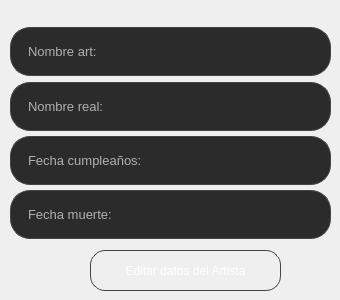
       <widget class="QWidget" name="page_5">
        <widget class="QLabel" name="caja_fechaMuerte_person">
         <property name="geometry">
          <rect>
           <x>10</x>
           <y>190</y>
           <width>321</width>
           <height>49</height>
          </rect>
         </property>
         <property name="styleSheet">
          <string notr="true">QLabel {
    background-color: #2b2b2b;
    border: 1px solid #444444;
    border-radius: 20px;
    padding-left: 14px;
    color: #ffffff;
}</string>
         </property>
         <property name="text">
          <string>&lt;html&gt;&lt;head/&gt;&lt;body&gt;&lt;p&gt;&lt;span style=&quot; font-size:10pt; color:#b0b0b0;&quot;&gt;Fecha muerte: &lt;/span&gt;&lt;/p&gt;&lt;/body&gt;&lt;/html&gt;</string>
         </property>
        </widget>
        <widget class="QLabel" name="caja_nombreArt_person">
         <property name="geometry">
          <rect>
           <x>10</x>
           <y>27</y>
           <width>321</width>
           <height>49</height>
          </rect>
         </property>
         <property name="styleSheet">
          <string notr="true">QLabel {
    background-color: #2b2b2b;
    border: 1px solid #444444;
    border-radius: 20px;
    padding-left: 14px;
    color: #ffffff;
}</string>
         </property>
         <property name="text">
          <string>&lt;html&gt;&lt;head/&gt;&lt;body&gt;&lt;p&gt;&lt;span style=&quot; font-size:10pt; color:#b0b0b0;&quot;&gt;Nombre art:&lt;/span&gt;&lt;/p&gt;&lt;/body&gt;&lt;/html&gt;</string>
         </property>
        </widget>
        <widget class="QLabel" name="caja_fechaCumple_person">
         <property name="geometry">
          <rect>
           <x>10</x>
           <y>136</y>
           <width>321</width>
           <height>49</height>
          </rect>
         </property>
         <property name="styleSheet">
          <string notr="true">QLabel {
    background-color: #2b2b2b;
    border: 1px solid #444444;
    border-radius: 20px;
    padding-left: 14px;
    color: #ffffff;
}</string>
         </property>
         <property name="text">
          <string>&lt;html&gt;&lt;head/&gt;&lt;body&gt;&lt;p&gt;&lt;span style=&quot; font-size:10pt; color:#b0b0b0;&quot;&gt;Fecha cumpleaños:&lt;/span&gt;&lt;/p&gt;&lt;/body&gt;&lt;/html&gt;</string>
         </property>
        </widget>
        <widget class="QLabel" name="caja_nombreReal_person">
         <property name="geometry">
          <rect>
           <x>10</x>
           <y>82</y>
           <width>321</width>
           <height>49</height>
          </rect>
         </property>
         <property name="styleSheet">
          <string notr="true">QLabel {
    background-color: #2b2b2b;
    border: 1px solid #444444;
    border-radius: 20px;
    padding-left: 14px;
    color: #ffffff;
}</string>
         </property>
         <property name="text">
          <string>&lt;html&gt;&lt;head/&gt;&lt;body&gt;&lt;p&gt;&lt;span style=&quot; font-size:10pt; color:#b0b0b0;&quot;&gt;Nombre real: &lt;/span&gt;&lt;/p&gt;&lt;/body&gt;&lt;/html&gt;</string>
         </property>
        </widget>
        <widget class="QPushButton" name="editButton_person">
         <property name="geometry">
          <rect>
           <x>90</x>
           <y>250</y>
           <width>191</width>
           <height>41</height>
          </rect>
         </property>
         <property name="styleSheet">
          <string notr="true">QPushButton {
    border-radius: 15px; 
    border: 1px solid #444444;
    background-color: qlineargradient(x1:0, y1:0, x2:0, y2:1,
                                      stop:0 #3c3c3c, 
                                      stop:0.5 #2b2b2b, 
                                      stop:1.0 #222222);
    padding: 5px; 
    color: #ffffff; 
}

QPushButton:hover {
    background-color: #2980b9; 
    color: #ffffff;
}

QPushButton:pressed {
    background-color: #1f618d; 
    color: #ffffff;
    padding-top: 8px; 
    padding-left: 8px;
}</string>
         </property>
         <property name="text">
          <string>Editar datos del Artista</string>
         </property>
        </widget>
       </widget>
